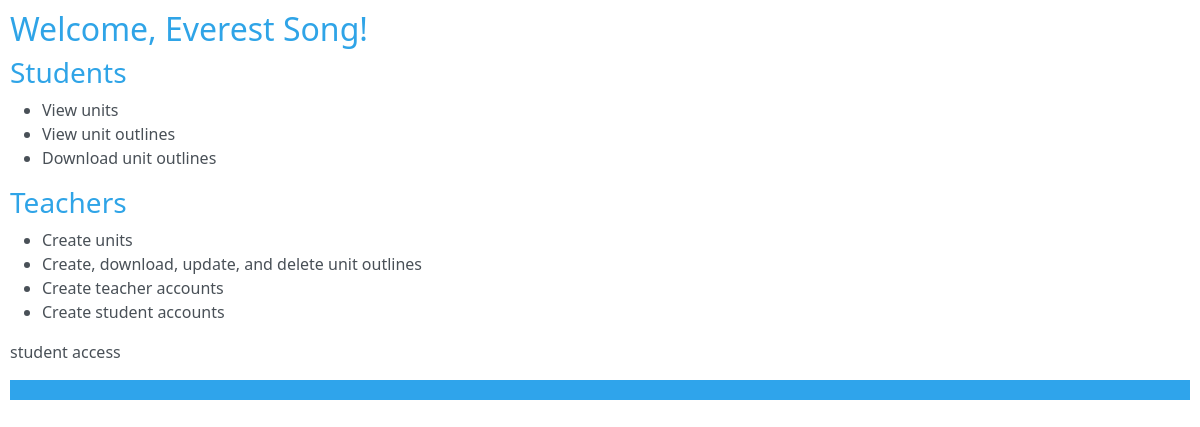
The app's page /home (signed in), older data.
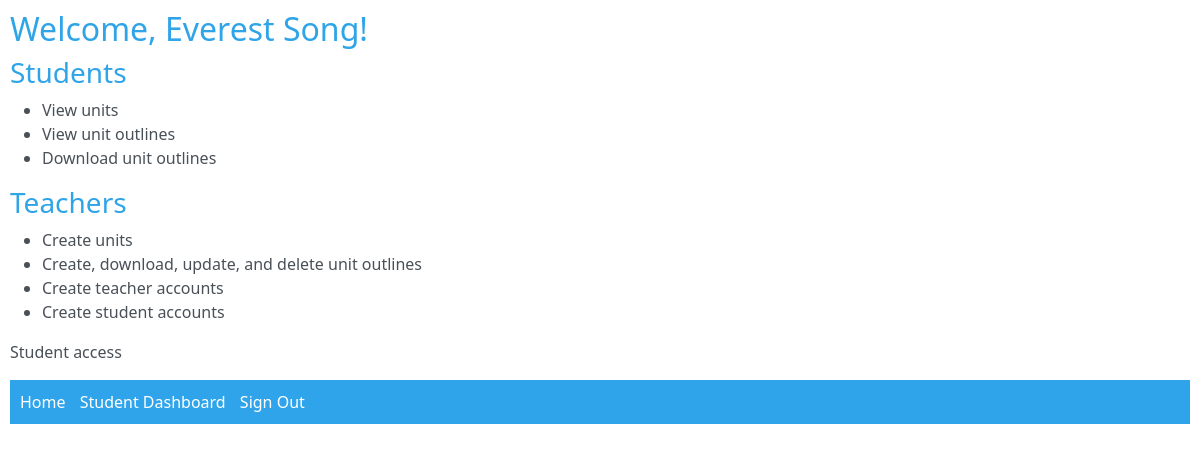
The same page, newer data.
### Content/models.py (models this page shows, shortened)
class CustomUser(AbstractUser):
    roleChoices = [
        ('Teacher', 'Teacher'),
        ('Student', 'Student'),
    ]
    role = models.CharField(max_length=25, choices=roleChoices)

### Content/views.py (the view)
# urls.py: path('home', Content.views.index, name='home'),
def index(request):
    return render(request, 'Content/index.html')

### Content/templates/Content/index.html (shortened to what this page needs)
{% load static %}
<html>
<head>
    <link rel="stylesheet" type="text/css" href="https://bootswatch.com/5/cerulean/bootstrap.css" />
    <link rel="stylesheet" href="{% static 'css/main.css' %}">
</head>
<body>
    {% if user.is_authenticated %}
    <h2>Welcome, {{ user.first_name }} {{ user.last_name }}!</h2>
    {% else %}
    <h2>Welcome!</h2>
    {% endif %}
    <h3>Students</h3>
    <ul>
        <li>View units</li>
        <li>View unit outlines</li>
        <li>Download unit outlines</li>
    </ul>
    <h3>Teachers</h3>
    <ul>
        <li>Create units</li>
        <li>Create, download, update, and delete unit outlines</li>
        <li>Create teacher accounts</li>
        <li>Create student accounts</li>
    </ul>
    {% if user.is_authenticated %}
    <p>{{ user.role }} access</p>
    {% else %}
    <p>You are not currently signed in. Would you like to <a href="{% url 'signIn' %}">sign in</a>?</p>
    {% endif %}
    {% include 'navbar.html' %}
</body>
</html>

### Content/templates/navbar.html (shortened to what this page needs)
<nav class="navbar">
    <ul>
        {% if user.is_authenticated %}
        {% if user.role == 'Student' %}
        <li><a href="{% url 'index' %}">Home</a></li>
        <li><a href="{% url 'studentDashboard' %}">Student Dashboard</a></li>
        <li><a href="{% url 'signOut' %}">Sign Out</a></li>
        {% endif %}
        {% else %}
        <li><a href="{% url 'index' %}">Home</a></li>
        <li><a href="{% url 'studentForm' %}">Student Registration</a></li>
        <li><a href="{% url 'signIn' %}">Sign In</a></li>
        {% endif %}
    </ul>
</nav>

### static/css/main.css (style rules this page uses)
body { margin: 0; padding: 10px; }
.navbar { background-color: #2FA4EB; padding: 10px; }
.navbar ul { list-style-type: none; margin: 0; padding: 0; }
.navbar ul li { display: inline; margin-right: 10px; }
.navbar ul li a { color: white; text-decoration: none; }

Row changes from the older to the newer data that the page shows:
changed CustomUser "Everest": role "student" → "Student"
Text that changed along with them:
text now shown: "Home Student Dashboard Sign Out"
